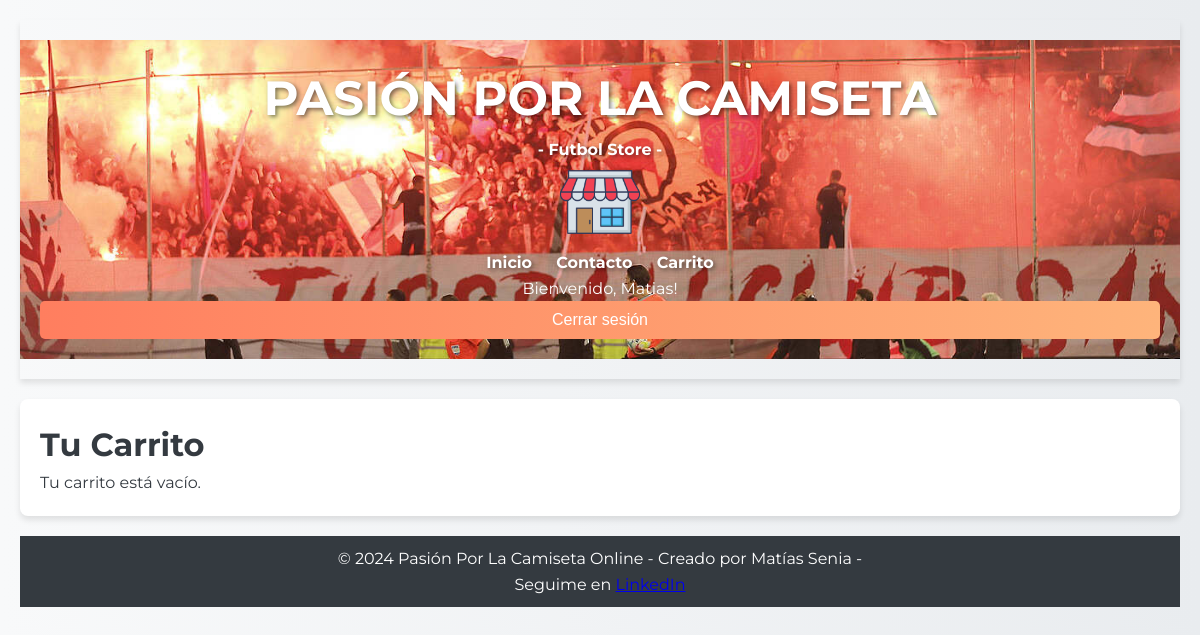
Page /shop/carrito/ (signed in) on the earlier database version.
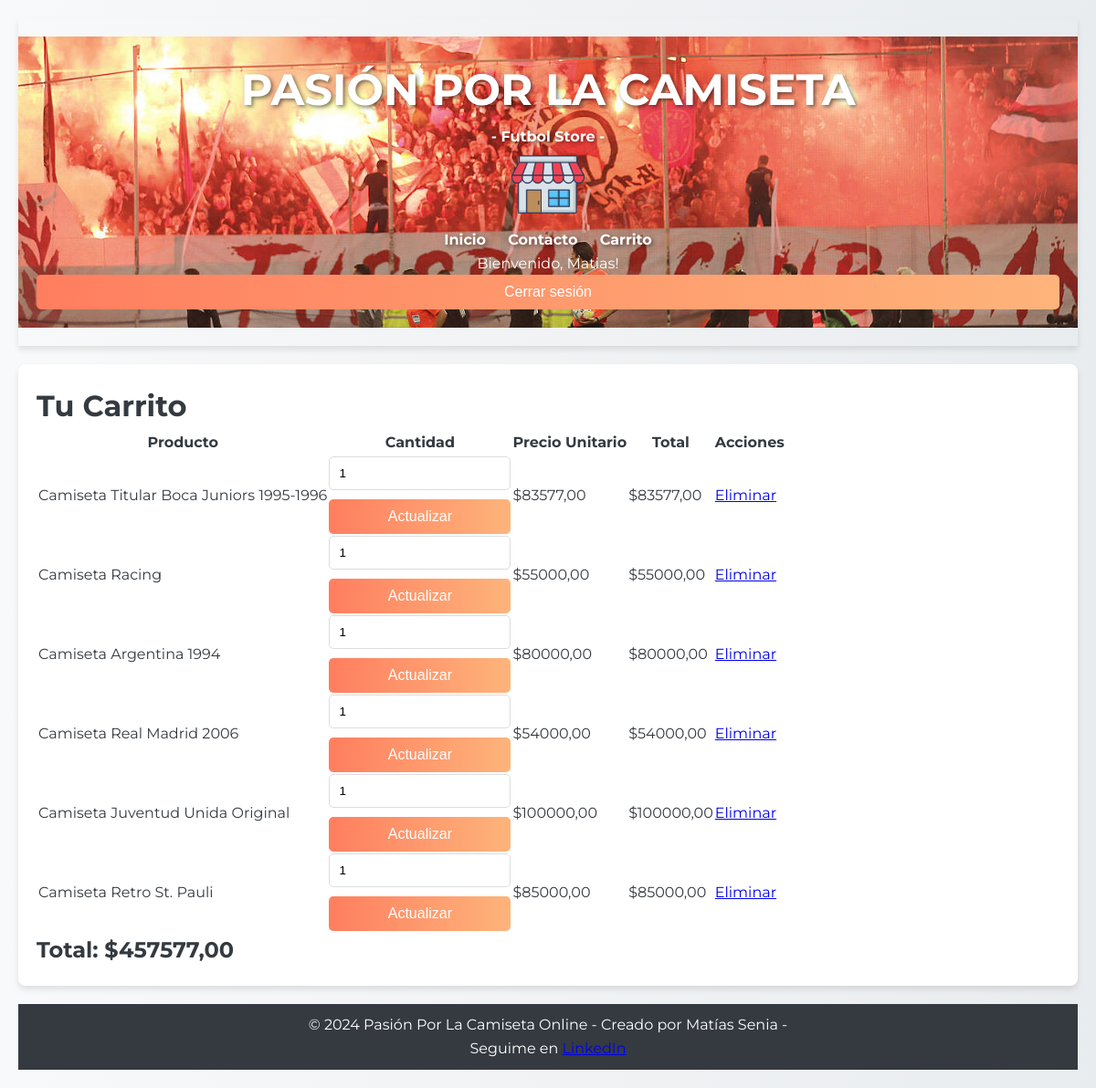
Same page on the later database version.
### shop/models.py (models this page shows, shortened)
class ElementoCarrito(models.Model):
    carrito = models.ForeignKey(Carrito, related_name='elementos', on_delete=models.CASCADE)
    remera = models.ForeignKey(Remera, on_delete=models.CASCADE)
    cantidad = models.PositiveIntegerField(default=1)
    def get_total_precio(self):
        return self.cantidad * self.remera.precio

class Remera(models.Model):
    TALLE_CHOICES = [
        (1, 'XS'),
        (2, 'S'),
        (3, 'M'),
        (4, 'L'),
        (5, 'XL'),
        (6, 'XXL'),
    ]
    GENERO_CHOICES = [
        (1, 'Hombre'),
        (2, 'Mujer'),
        (3, 'Unisex'),
    ]
    nombre = models.CharField(max_length=100)
    descripcion = models.TextField()
    precio = models.DecimalField(max_digits=10, decimal_places=2)
    imagen = models.ImageField(upload_to='remeras/')
    marca = models.CharField(max_length=50)
    talle = models.PositiveSmallIntegerField(choices=TALLE_CHOICES)
    color = models.CharField(max_length=50)
    lisa = models.BooleanField(default=True)
    genero = models.PositiveSmallIntegerField(choices=GENERO_CHOICES)

### shop/views.py (the view)
# urls.py: path('carrito/', views.carrito, name='carrito'),
@login_required
def carrito(request):
    carrito = Carrito.objects.filter(usuario=request.user, activo=True).first()
    elementos = carrito.elementos.all() if carrito else []
    total_compra = sum(elemento.get_total_precio() for elemento in elementos)
    return render(request, 'shop/carrito.html', {'carrito': carrito, 'elementos': elementos, 'total_compra':total_compra})

### shop/templates/shop/carrito.html (shortened to what this page needs)
{% extends 'shop/base.html' %}
{% block content %}
<h1>Tu Carrito</h1>
{% if elementos %}
    <table>
        <thead>
            <tr>
                <th>Producto</th>
                <th>Cantidad</th>
                <th>Precio Unitario</th>
                <th>Total</th>
                <th>Acciones</th>
            </tr>
        </thead>
        <tbody>
            {% for elemento in elementos %}
            <tr>
                <td>{{ elemento.remera.nombre }}</td>
                <td>
                    <form action="{% url 'actualizar_cantidad_elemento_carrito' elemento.id %}" method="post">
                        <input type="number" name="cantidad" value="{{ elemento.cantidad }}" min="1">
                        <button type="submit">Actualizar</button>
                    </form>
                </td>
                <td>${{ elemento.remera.precio }}</td>
                <td>${{ elemento.get_total_precio }}</td>
                <td>
                    <a href="{% url 'eliminar_elemento_carrito' elemento.id %}">Eliminar</a>
                </td>
            </tr>
            {% endfor %}
        </tbody>
    </table>
    <h2>Total: ${{ total_compra }}</h2>
{% else %}
    <p>Tu carrito está vacío.</p>
{% endif %}
{% endblock %}

### shop/templates/shop/base.html (shortened to what this page needs)
{% load static %}
<!DOCTYPE html>
<html lang="en">
<head>
    <link rel="stylesheet" href="{% static '/css/styles.css' %}">
</head>
<body>
    <header>
        <div class="header-container">
            <div class="logo">
                <h1>PASIÓN POR LA CAMISETA</h1>
                <h2> - Futbol Store - </h2>
                <a href="{% url 'home' %}">
                    <img src="{% static 'img/logo-shop.png' %}" alt="Logo de la Tienda">
                </a>
            </div>
            <nav>
                <ul>
                    <li><a href="{% url 'home' %}">Inicio</a></li>
                    <li><a href="{% url 'contacto' %}">Contacto</a></li>
                    <li><a href="{% url 'carrito' %}">Carrito</a></li>
                    {% if user.is_authenticated %}
                        <p>Bienvenido, {{ user.username }}!</p>
                        <form method="post" action="{% url 'logout' %}">
                            <button type="submit">Cerrar sesión</button>
                        </form>
                    {% else %}
                        <a href="{% url 'login' %}">Iniciar Sesión</a>
                    {% endif %}
                </ul>
            </nav>
        </div>
    </header>
    <main>
        {% block content %}
        {% endblock %}
    </main>
    <footer>
        <p>&copy; 2024 Pasión Por La Camiseta Online - Creado por Matías Senia - </p>
        <p>Seguime en <a href="https://www.linkedin.com/in/matiassenia/" target="_blank">LinkedIn</a></p>
    </footer>
</body>
</html>

### shop/static/css/styles.css (style rules this page uses)
* { margin: 0; padding: 0; box-sizing: border-box; }
body { font-family: "Montserrat", sans-serif; background: linear-gradient(to right, #f8f9fa, #e9ecef); color: #343a40; line-height: 1.6; padding: 20px; }
header { background: transparent; color: #fff; padding: 20px 0; text-align: center; box-shadow: 0 4px 6px rgba(0, 0, 0, 0.1); }
.header-container h1 { text-shadow: 2px 2px 4px rgba(0, 0, 0, 0.5); color: white; font-size: 3em; }
.header-container h2 { text-shadow: 2px 2px 4px rgba(0, 0, 0, 0.5); color: white; font-size: 1em; }
.header-container a { text-shadow: 2px 2px 4px rgba(0, 0, 0, 0.5); color: white; font-size: 1em; }
.header-container { background: url('../img/hinchadas.jpeg') no-repeat center center; background-size: cover; padding: 20px; text-align: center; }
.header-container img { max-width: 100%; height: auto; }
header .logo img { max-width: 80px; }
header nav ul { list-style: none; }
header nav ul li { display: inline; margin: 0 10px; }
header nav ul li a { color: #fff; text-decoration: none; font-weight: bold; transition: color 0.3s; }
main { padding: 20px; background: #fff; border-radius: 8px; box-shadow: 0 4px 6px rgba(0, 0, 0, 0.1); margin: 20px 0; }
footer { text-align: center; padding: 10px 0; background: #343a40; color: #fff; margin-top: 20px; }
button { background: linear-gradient(to right, #ff7e5f, #feb47b); border: none; color: #fff; padding: 10px 20px; font-size: 16px; border-radius: 5px; cursor: pointer; transition: background 0.3s; }
form { display: flex; flex-direction: column; gap: 10px; }
form input, form select, form textarea { padding: 10px; border: 1px solid #ddd; border-radius: 5px; width: 100%; }

Differences in the rows shown:
added ElementoCarrito: remera.nombre "Camiseta Titular Boca Juniors 1995-1996", cantidad "1", remera.precio "83577,00", get_total_precio "83577,00"
added ElementoCarrito: remera.nombre "Camiseta Racing", cantidad "1", remera.precio "55000,00", get_total_precio "55000,00"
added ElementoCarrito: remera.nombre "Camiseta Argentina 1994", cantidad "1", remera.precio "80000,00", get_total_precio "80000,00"
added ElementoCarrito: remera.nombre "Camiseta Real Madrid 2006", cantidad "1", remera.precio "54000,00", get_total_precio "54000,00"
added ElementoCarrito: remera.nombre "Camiseta Juventud Unida Original", cantidad "1", remera.precio "100000,00", get_total_precio "100000,00"
added ElementoCarrito: remera.nombre "Camiseta Retro St. Pauli", cantidad "1", remera.precio "85000,00", get_total_precio "85000,00"
Other differences:
{{ total_compra }}: (not shown) → "457577,00"
text no longer shown: "Tu carrito está vacío."
text now shown: "Producto Cantidad Precio Unitario Total Acciones Total: $"
